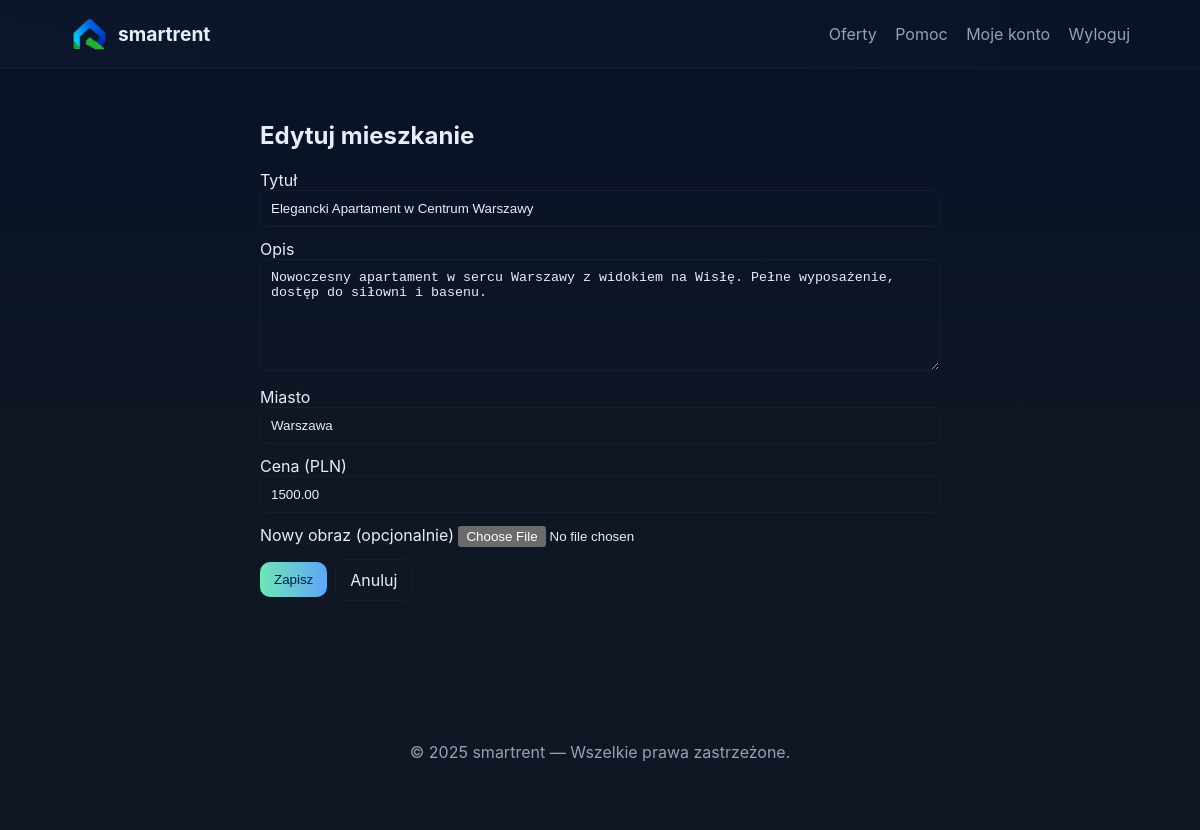
/edit_property.php?id=31 (signed in), run on the app's committed database.
### tables this page shows
CREATE TABLE `properties` (
  `id` int(11) NOT NULL,
  `title` varchar(255) NOT NULL,
  `description` text DEFAULT NULL,
  `price` decimal(10,2) NOT NULL DEFAULT 0.00,
  `city` varchar(120) NOT NULL,
  `image` varchar(255) DEFAULT NULL,
  `owner_id` int(11) DEFAULT NULL,
  `is_rented` tinyint(1) DEFAULT 0,
  `created_at` datetime DEFAULT current_timestamp()
);

### edit_property.php (the view, shortened to what this page needs)
<?php
require_once 'includes/db.php';
$id = intval($_GET['id'] ?? 0);
$stmt = $pdo->prepare("SELECT * FROM properties WHERE id = :id LIMIT 1");
$stmt->execute(['id'=>$id]);
$prop = $stmt->fetch(PDO::FETCH_ASSOC);
$is_admin = isset($_SESSION['role']) && $_SESSION['role'] === 'admin';
    ?>
<!doctype html>
<html lang="pl">
<head>
  <link rel="stylesheet" href="assets/css/style.css">
</head>
<body>
<?php include 'includes/navbar.php'; ?>
<main class="container narrow">
  <h2>Edytuj mieszkanie</h2>
  <form method="post" enctype="multipart/form-data">
    <label>Tytuł
      <input type="text" name="title" required value="<?=htmlspecialchars($prop['title'])?>">
    </label>
    <label>Opis
      <textarea name="description" rows="6"><?=htmlspecialchars($prop['description'])?></textarea>
    </label>
    <label>Miasto
      <input type="text" name="city" required value="<?=htmlspecialchars($prop['city'])?>">
    </label>
    <label>Cena (PLN)
      <input type="number" step="0.01" name="price" required value="<?=htmlspecialchars($prop['price'])?>">
    </label>
    <label>Nowy obraz (opcjonalnie)
      <input type="file" name="image" accept="image/*">
    </label>
    <div class="form-actions">
      <button class="btn btn-primary" type="submit">Zapisz</button>
      <a class="btn" href="<?= $is_admin ? 'admin_browse_properties.php' : 'my_properties.php' ?>">Anuluj</a>
    </div>
  </form>
</main>
<?php include 'includes/footer.php'; ?>
</body>
</html>

### assets/css/style.css (style rules this page uses)
:root { --bg:#0f1724; --card:#0b1220; --muted:#98a0b3; --accent:#6ee7b7; --accent-2:#60a5fa; --text:#e6eef8; --glass: rgba(255,255,255,0.03); --radius:12px; --max-width:1100px; --gap:18px; font-family: Inter, ui-sans-serif, system-ui, -apple-system, "Segoe UI", Roboto, "Helvetica Neue", Arial; color-scheme: dark; }
* { box-sizing:border-box }
body { margin:0; background: linear-gradient(180deg, #071127 0%, #0f1724 55%); color:var(--text); -webkit-font-smoothing:antialiased; -moz-osx-font-smoothing:grayscale; min-height:100vh; }
.container { max-width:var(--max-width); margin:0 auto; padding:32px 20px; }
.btn { display:inline-block;padding:10px 14px;border-radius:10px;background:transparent;border:1px solid rgba(255,255,255,0.04);color:var(--text);text-decoration:none;cursor:pointer; }
.btn-primary { background:linear-gradient(90deg,var(--accent),var(--accent-2));color:#05203a;border:0 }
.container.narrow { max-width:720px }
label { display:block;margin-bottom:12px }
input[type="text"],input[type="email"],input[type="password"],textarea,input[type="number"],input[type="date"] { width:100%;padding:10px;border-radius:8px;border:1px solid rgba(255,255,255,0.04);background:transparent;color:var(--text) }
.form-actions { display:flex;gap:8px;align-items:center;margin-top:12px }

### data on the page
properties: title "Elegancki Apartament w Centrum Warszawy", description "Nowoczesny apartament w sercu Warszawy z widokiem na Wisłę. Pełne wyposażenie, dostęp do siłowni i basenu.", city "Warszawa", price "1500.00"

### other printed values
APP_NAME "smartrent"
